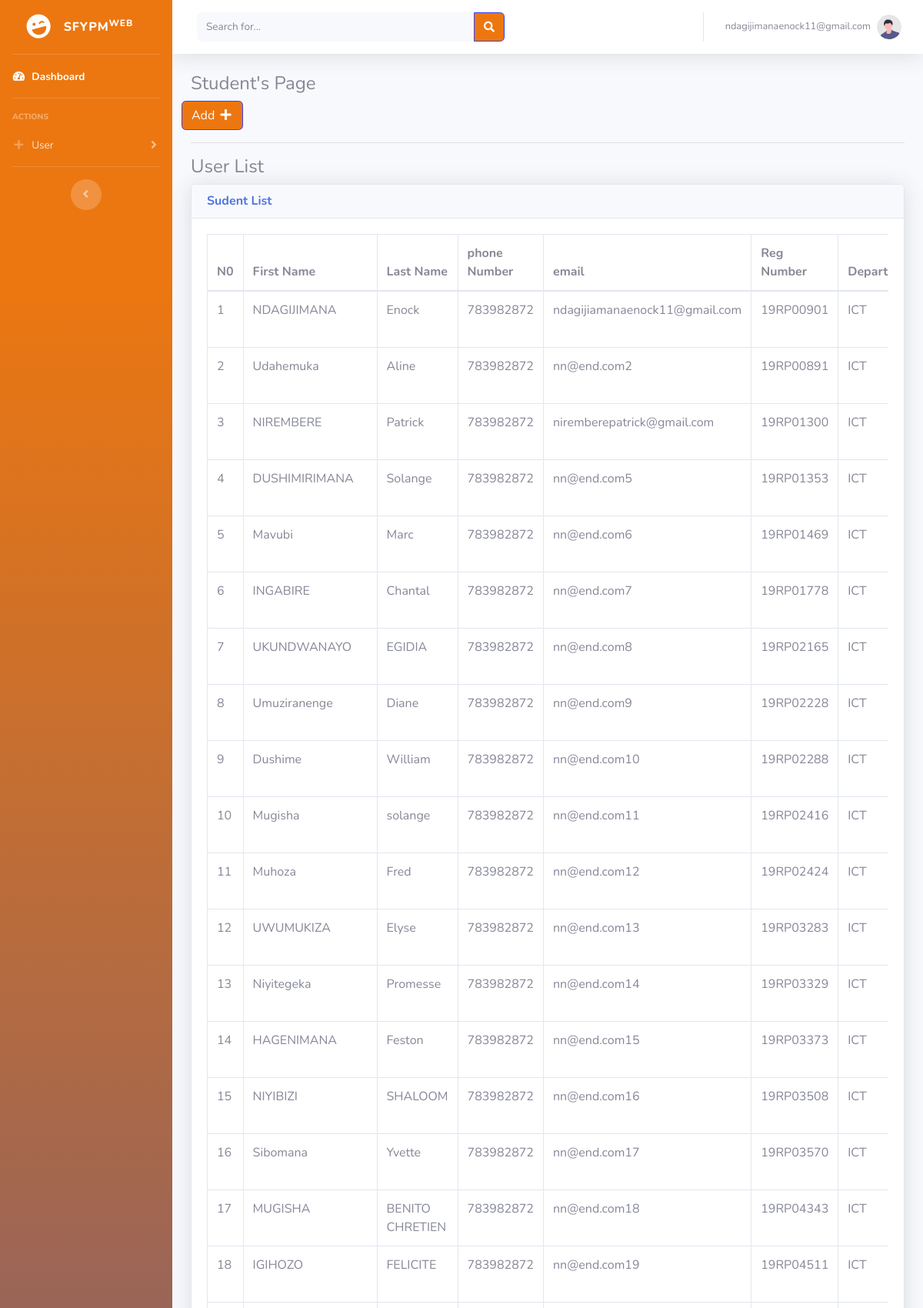
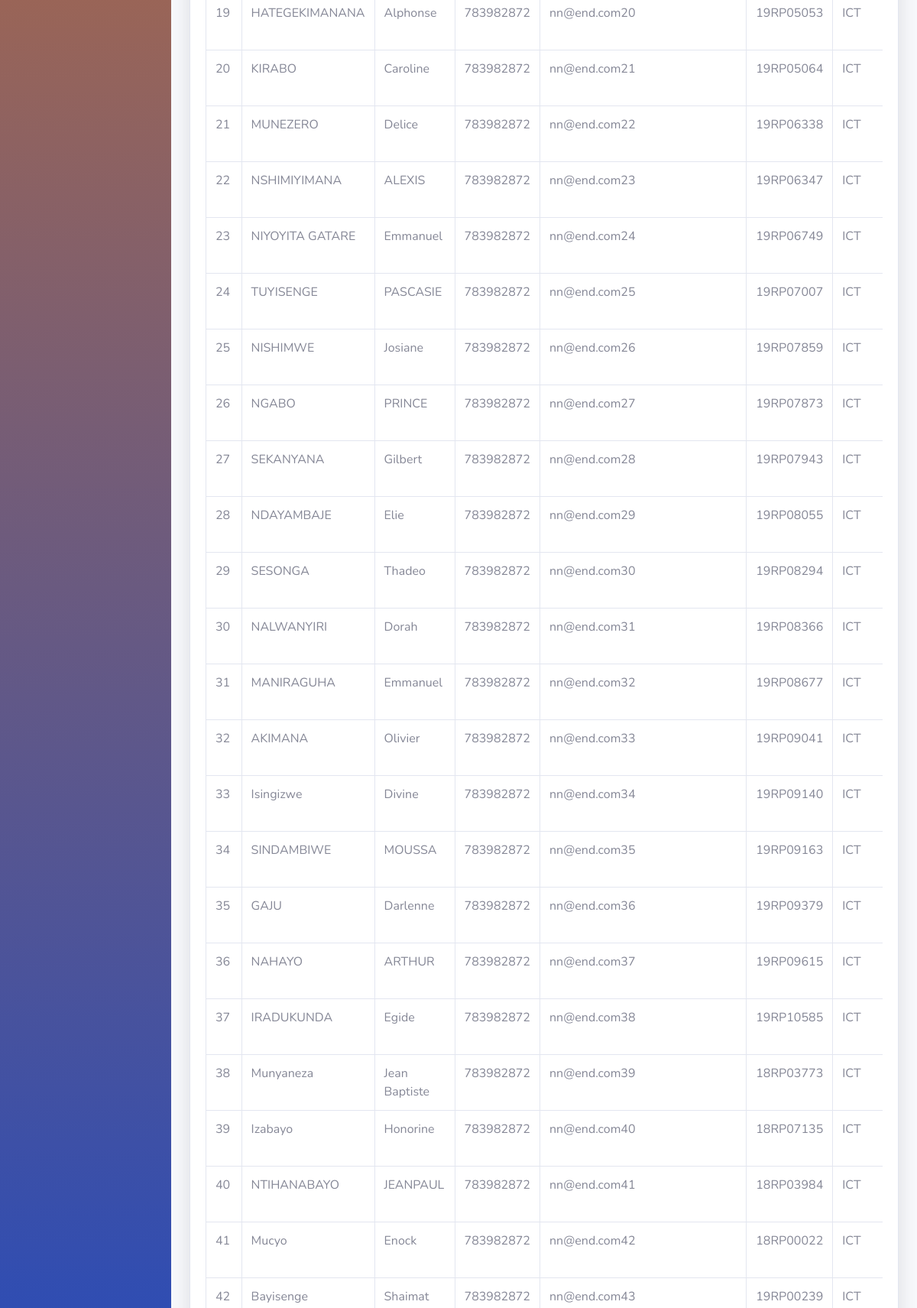
/sadmin/student.php (signed in, upper part), run on the app's committed database (2 pictures, top to bottom).
### tables this page shows
CREATE TABLE `tbl_students` (
  `sID` int(11) NOT NULL,
  `fname` varchar(50) NOT NULL,
  `lname` varchar(50) NOT NULL,
  `reg_number` varchar(18) NOT NULL,
  `email` varchar(200) NOT NULL,
  `phoneNumber` varchar(18) NOT NULL,
  `password` varchar(255) NOT NULL,
  `Department` varchar(100) NOT NULL,
  `Academic_Year` varchar(20) NOT NULL,
  `date` timestamp NOT NULL DEFAULT current_timestamp(),
  `status` int(3) NOT NULL,
  `groupStatsu` varchar(15) DEFAULT NULL
);

### sadmin/student.php (the view, shortened to what this page needs)
<?php
include('../include/config.php');
if (strlen($_SESSION['sadmin_id']) == 0) {
    header('location:../login.php');
} else {
?>
<!DOCTYPE html>
<html lang="en">
<head>
    <link href="../plugins/vendor/fontawesome-free/css/all.min.css" rel="stylesheet" type="text/css">
    <link href="../plugins/css/sb-admin-2.css" rel="stylesheet">
</head>
<body id="page-top">
    <div id="wrapper">
        <?php
            include 'include/sidebar.php';
       ?>
        <div id="content-wrapper" class="d-flex flex-column">
            <div id="content">
                <?php
                        include 'include/topbar.php'
                   ?>
                <div class="container-fluid">
                    <h4>
                        Student's Page
                    </h4>
                    <div class="row">
                        <a href="#" class="btn btn-primary" data-toggle="modal" data-target="#StudentyModal">Add <i
                                class="fas fa-fw fa-plus"></i></a>
                    </div>
                    <hr>
                    <h4>User List</h4>
                    <div class="card shadow mb-12">
                        <div class="card-header py-12">
                            <h6 class="m-0 font-weight-bold text-primary">Sudent List</h6>
                        </div>
                        <div class="card-body">
                            <div class="table-responsive">
                                <table class="table table-bordered" id="dataTable" width="100%" cellspacing="0">
                                    <thead>
                                        <tr>
                                            <th>N0</th>
                                            <th>First Name</th>
                                            <th>Last Name</th>
                                            <th>phone Number</th>
                                            <th>email</th>
                                            <th>Reg Number</th>
                                            <th>Department</th>
                                        </tr>
                                    </thead>
                                    <tbody>
                                        <tr>
                                            <?php
                                            $query = mysqli_query($con,"SELECT * FROM `tbl_students` WHERE status=1");
                                            if (mysqli_num_rows($query)<=0) {
                                                ?>
                                            <h1 style="color: red;">No data Founds !</h1>
                                            <?php
                                            } else {
                                            $number=1;
                                                while ($row1 = mysqli_fetch_array($query)) {
                                        ?>
                                            <td><?php echo $number;?></td>
                                            <td><?php echo $row1['fname'];?></td>
                                            <td><?php echo $row1['lname'];?></td>
                                            <td><?php echo $row1['phoneNumber'];?></td>
                                            <td><?php echo $row1['email'];?></td>
                                            <td><?php echo $row1['reg_number'];?></td>
                                            <td><?php echo $row1['Department'];?></td>
                                        </tr>
                                        <?php
                                        $number+=1;
                                                    }
                                                }
                                        ?>
                                    </tbody>
                                </table>
                            </div>
                        </div>
                    </div>
                </div>
            </div>
        </div>
</body>
</html>
<?php
    }
?>

### data on the page
tbl_students: fname "NDAGIJIMANA", lname "Enock", phoneNumber "783982872", email "ndagijiamanaenock11@gmail.com", reg_number "19RP00901", Department "ICT"
tbl_students: fname "Udahemuka", lname "Aline", phoneNumber "783982872", email "nn@end.com2", reg_number "19RP00891", Department "ICT"
tbl_students: fname "NIREMBERE", lname "Patrick", phoneNumber "783982872", email "niremberepatrick@gmail.com", reg_number "19RP01300", Department "ICT"
tbl_students: fname "DUSHIMIRIMANA", lname "Solange", phoneNumber "783982872", email "nn@end.com5", reg_number "19RP01353", Department "ICT"
tbl_students: fname "Mavubi", lname "Marc", phoneNumber "783982872", email "nn@end.com6", reg_number "19RP01469", Department "ICT"
tbl_students: fname "INGABIRE", lname "Chantal", phoneNumber "783982872", email "nn@end.com7", reg_number "19RP01778", Department "ICT"
tbl_students: fname "UKUNDWANAYO", lname "EGIDIA", phoneNumber "783982872", email "nn@end.com8", reg_number "19RP02165", Department "ICT"
tbl_students: fname "Umuziranenge", lname "Diane", phoneNumber "783982872", email "nn@end.com9", reg_number "19RP02228", Department "ICT"
tbl_students: fname "Dushime", lname "William", phoneNumber "783982872", email "nn@end.com10", reg_number "19RP02288", Department "ICT"
tbl_students: fname "Mugisha", lname "solange", phoneNumber "783982872", email "nn@end.com11", reg_number "19RP02416", Department "ICT"
tbl_students: fname "Muhoza", lname "Fred", phoneNumber "783982872", email "nn@end.com12", reg_number "19RP02424", Department "ICT"
tbl_students: fname "UWUMUKIZA", lname "Elyse", phoneNumber "783982872", email "nn@end.com13", reg_number "19RP03283", Department "ICT"
tbl_students: fname "Niyitegeka", lname "Promesse", phoneNumber "783982872", email "nn@end.com14", reg_number "19RP03329", Department "ICT"
tbl_students: fname "HAGENIMANA", lname "Feston", phoneNumber "783982872", email "nn@end.com15", reg_number "19RP03373", Department "ICT"
tbl_students: fname "NIYIBIZI", lname "SHALOOM", phoneNumber "783982872", email "nn@end.com16", reg_number "19RP03508", Department "ICT"
tbl_students: fname "Sibomana", lname "Yvette", phoneNumber "783982872", email "nn@end.com17", reg_number "19RP03570", Department "ICT"
tbl_students: fname "MUGISHA", lname "BENITO CHRETIEN", phoneNumber "783982872", email "nn@end.com18", reg_number "19RP04343", Department "ICT"
tbl_students: fname "IGIHOZO", lname "FELICITE", phoneNumber "783982872", email "nn@end.com19", reg_number "19RP04511", Department "ICT"
tbl_students: fname "HATEGEKIMANANA", lname "Alphonse", phoneNumber "783982872", email "nn@end.com20", reg_number "19RP05053", Department "ICT"
tbl_students: fname "KIRABO", lname "Caroline", phoneNumber "783982872", email "nn@end.com21", reg_number "19RP05064", Department "ICT"
tbl_students: fname "MUNEZERO", lname "Delice", phoneNumber "783982872", email "nn@end.com22", reg_number "19RP06338", Department "ICT"
tbl_students: fname "NSHIMIYIMANA", lname "ALEXIS", phoneNumber "783982872", email "nn@end.com23", reg_number "19RP06347", Department "ICT"
tbl_students: fname "NIYOYITA GATARE", lname "Emmanuel", phoneNumber "783982872", email "nn@end.com24", reg_number "19RP06749", Department "ICT"
tbl_students: fname "TUYISENGE", lname "PASCASIE", phoneNumber "783982872", email "nn@end.com25", reg_number "19RP07007", Department "ICT"
tbl_students: fname "NISHIMWE", lname "Josiane", phoneNumber "783982872", email "nn@end.com26", reg_number "19RP07859", Department "ICT"
tbl_students: fname "NGABO", lname "PRINCE", phoneNumber "783982872", email "nn@end.com27", reg_number "19RP07873", Department "ICT"
tbl_students: fname "SEKANYANA", lname "Gilbert", phoneNumber "783982872", email "nn@end.com28", reg_number "19RP07943", Department "ICT"
tbl_students: fname "NDAYAMBAJE", lname "Elie", phoneNumber "783982872", email "nn@end.com29", reg_number "19RP08055", Department "ICT"
tbl_students: fname "SESONGA", lname "Thadeo", phoneNumber "783982872", email "nn@end.com30", reg_number "19RP08294", Department "ICT"
tbl_students: fname "NALWANYIRI", lname "Dorah", phoneNumber "783982872", email "nn@end.com31", reg_number "19RP08366", Department "ICT"
tbl_students: fname "MANIRAGUHA", lname "Emmanuel", phoneNumber "783982872", email "nn@end.com32", reg_number "19RP08677", Department "ICT"
tbl_students: fname "AKIMANA", lname "Olivier", phoneNumber "783982872", email "nn@end.com33", reg_number "19RP09041", Department "ICT"
tbl_students: fname "Isingizwe", lname "Divine", phoneNumber "783982872", email "nn@end.com34", reg_number "19RP09140", Department "ICT"
tbl_students: fname "SINDAMBIWE", lname "MOUSSA", phoneNumber "783982872", email "nn@end.com35", reg_number "19RP09163", Department "ICT"
tbl_students: fname "GAJU", lname "Darlenne", phoneNumber "783982872", email "nn@end.com36", reg_number "19RP09379", Department "ICT"
tbl_students: fname "NAHAYO", lname "ARTHUR", phoneNumber "783982872", email "nn@end.com37", reg_number "19RP09615", Department "ICT"
tbl_students: fname "IRADUKUNDA", lname "Egide", phoneNumber "783982872", email "nn@end.com38", reg_number "19RP10585", Department "ICT"
tbl_students: fname "Munyaneza", lname "Jean Baptiste", phoneNumber "783982872", email "nn@end.com39", reg_number "18RP03773", Department "ICT"
tbl_students: fname "Izabayo", lname "Honorine", phoneNumber "783982872", email "nn@end.com40", reg_number "18RP07135", Department "ICT"
tbl_students: fname "NTIHANABAYO", lname "JEANPAUL", phoneNumber "783982872", email "nn@end.com41", reg_number "18RP03984", Department "ICT"
tbl_students: fname "Mucyo", lname "Enock", phoneNumber "783982872", email "nn@end.com42", reg_number "18RP00022", Department "ICT"
tbl_students: fname "Bayisenge", lname "Shaimat", phoneNumber "783982872", email "nn@end.com43", reg_number "19RP00239", Department "ICT"

### other printed values
$_SESSION['sadmin_email'] "ndagijimanaenock11@gmail.com"
